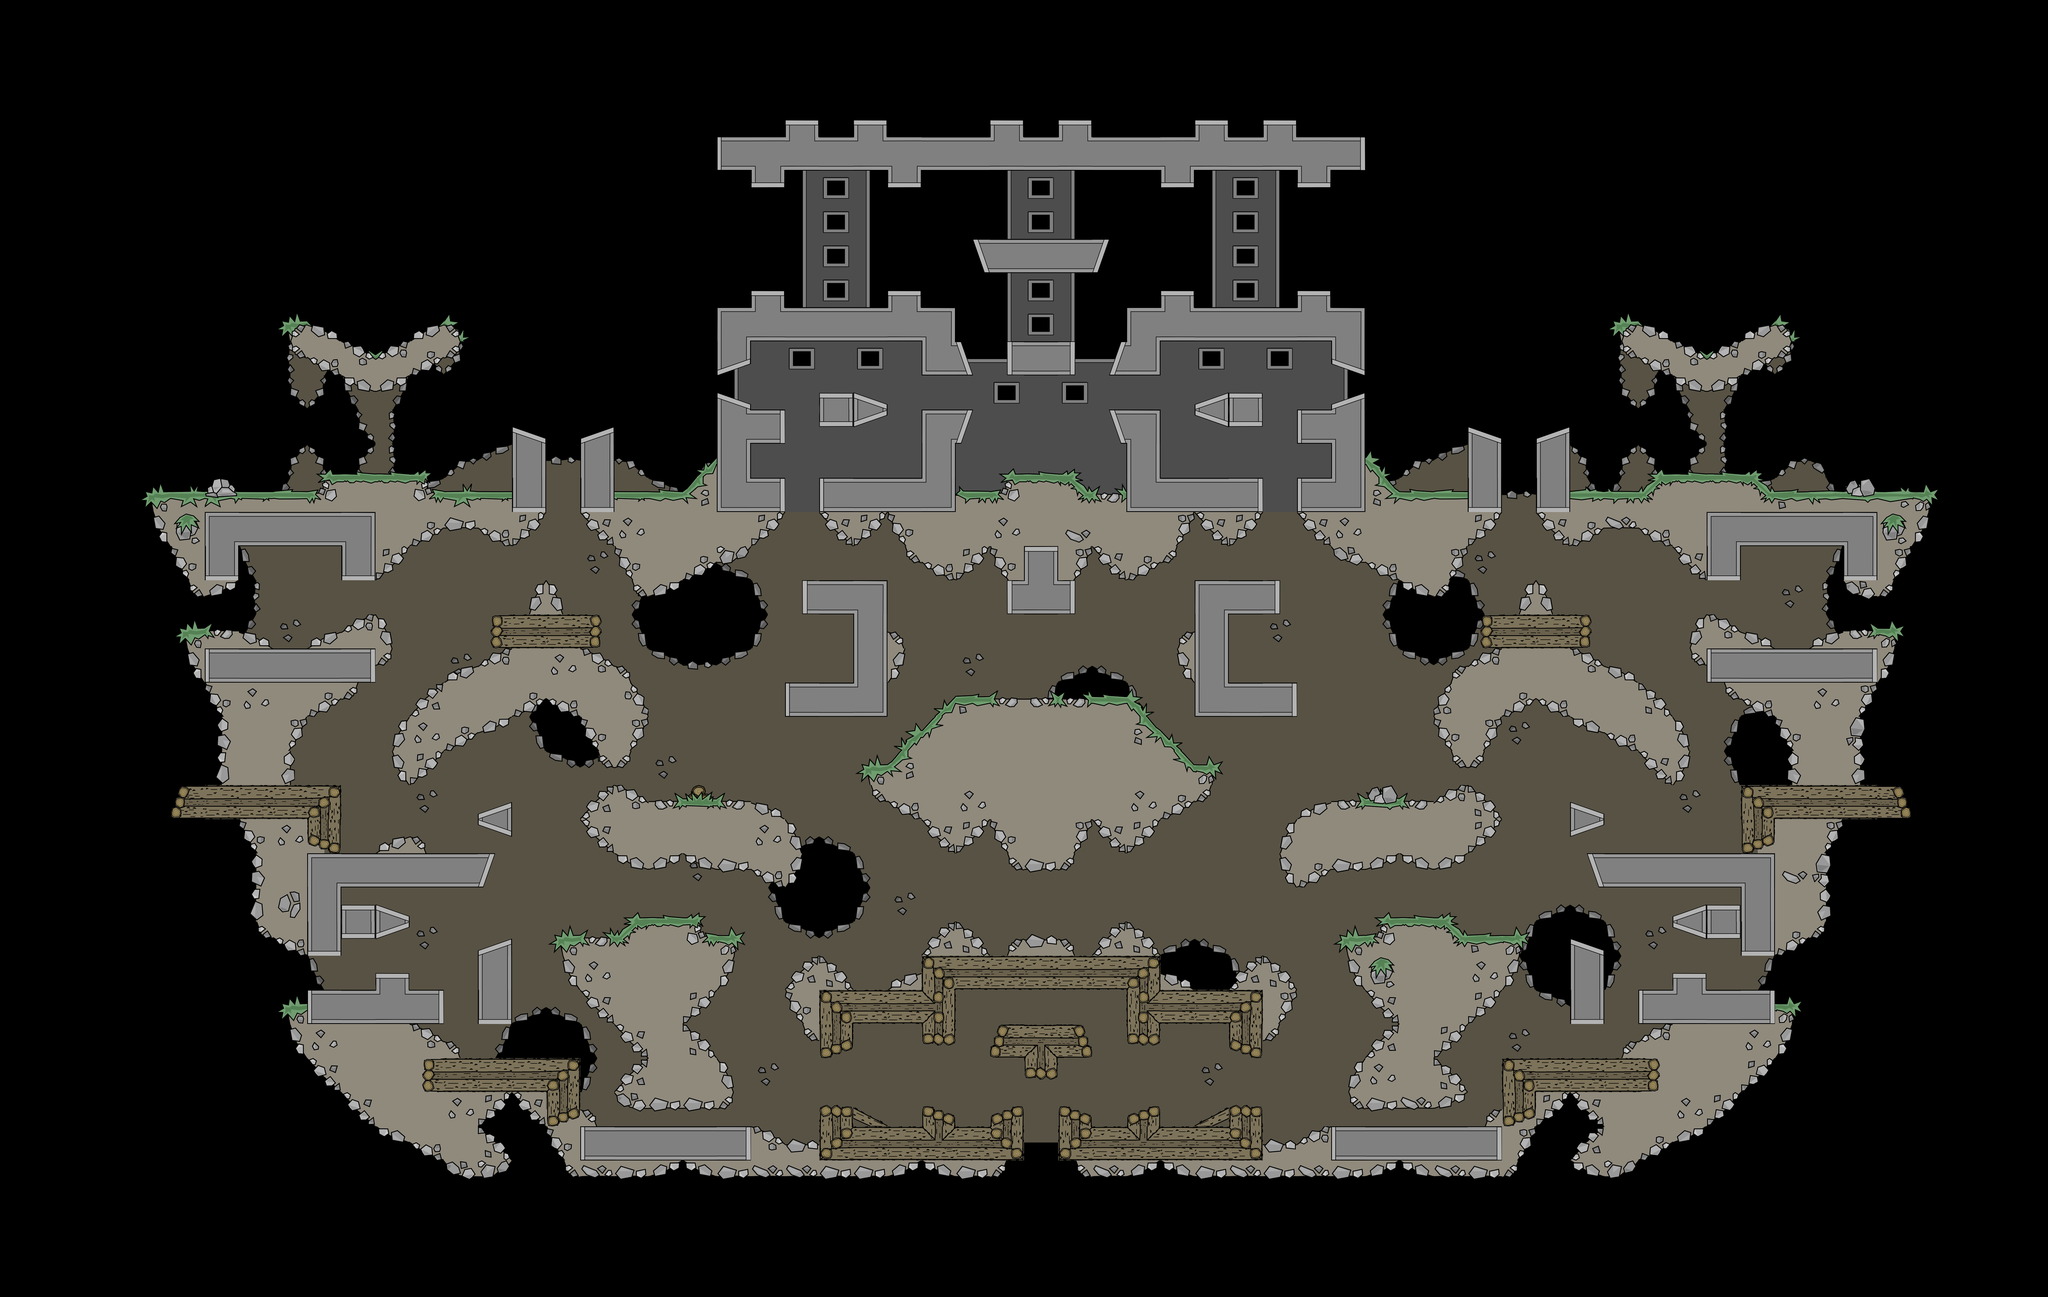

Rendered tile map (Tiled .tmx) drawn with the repository's tilesets; below, a short description and the map source with its tile grids summarised:
An orthogonal 60x38 tile map with 128x128 px tiles, 2 tile layers (tilebg, tile) and 40 objects (2x sp_p_05, 2x spritebg, 2x spritefg, wp_p_00, wp_p_02, ...).

<map version="1.0" orientation="orthogonal" width="60" height="38" tilewidth="128" tileheight="128">
 <tileset firstgid="1" source="t64_new.tsx" />
 <layer name="tilebg" width="60" height="38">
  <data>[2280 cells, 885 non-empty, 37 distinct tile ids]</data>
 </layer>
 <layer name="tile" width="60" height="38">
  <data>[2280 cells, 770 non-empty, 121 distinct tile ids]</data>
 </layer>
 <objectgroup name="objects" width="60" height="38">
  <object name="wp_p_00" x="1245" y="1430">
   <properties>
    <property name="weapon" value="tec9,mp5,uzi" />
   </properties>
  </object>
  <object name="wp_p_02" x="1543" y="1232">
   <properties>
    <property name="weapon" value="fragnade,empnade" />
   </properties>
  </object>
  <object name="wp_p_05" x="2889" y="1936">
   <properties>
    <property name="weapon" value="rg6" />
   </properties>
  </object>
  <object name="wp_p_07" x="2245" y="862">
   <properties>
    <property name="weapon" value="tavor,ak47" />
   </properties>
  </object>
  <object name="sp_p_00" x="1016" y="1431" />
  <object name="sp_p_01" x="340" y="826" />
  <object name="sp_p_02" x="2873" y="1412" />
  <object name="sp_p_11" x="2497" y="1902" />
  <object name="sp_p_04" x="1957" y="1223" />
  <object name="sp_p_05" x="1410" y="1911" />
  <object name="sp_p_05" x="1056" y="760" />
  <object name="sp_p_06" x="2327" y="111" />
  <object name="wp_p_12" x="3308" y="1428">
   <properties>
    <property name="weapon" value="tavor,mp5" />
   </properties>
  </object>
  <object name="wp_p_20" x="2359" y="1230">
   <properties>
    <property name="weapon" value="fragnade,empnade" />
   </properties>
  </object>
  <object name="wp_p_21" x="1950" y="1711">
   <properties>
    <property name="weapon" value="minigun" />
   </properties>
  </object>
  <object name="sp_p_12" x="2846" y="752" />
  <object name="sp_p_13" x="1566" y="109" />
  <object name="wp_p_11" x="1950" y="185">
   <properties>
    <property name="weapon" value="emp,flame,machete" />
   </properties>
  </object>
  <object name="wp_p_14" x="1663" y="855">
   <properties>
    <property name="weapon" value="tavor,ak47" />
   </properties>
  </object>
  <object name="wp_p_15" x="3360" y="1148">
   <properties>
    <property name="weapon" value="m16,xm8" />
   </properties>
  </object>
  <object name="wp_p_16" x="1022" y="1929">
   <properties>
    <property name="weapon" value="rg6" />
   </properties>
  </object>
  <object name="wp_p_17" x="596" y="1430">
   <properties>
    <property name="weapon" value="tavor,mp5" />
   </properties>
  </object>
  <object name="wp_p_18" x="2662" y="1443">
   <properties>
    <property name="weapon" value="tec9,mp5,uzi" />
   </properties>
  </object>
  <object name="wp_p_24" x="539" y="1142">
   <properties>
    <property name="weapon" value="m16,xm8" />
   </properties>
  </object>
  <object name="sp_p_26" x="3541" y="807" />
  <object name="wp_p_27" x="-12" y="-322">
   <properties>
    <property name="weapon" value="boosttank" />
   </properties>
  </object>
  <object name="wp_p_30" x="1951" y="1890">
   <properties>
    <property name="weapon" value="smaw,m93ba" />
   </properties>
  </object>
  <object name="wp_p_32" x="3195" y="606">
   <properties>
    <property name="weapon" value="m14" />
   </properties>
  </object>
  <object name="wp_p_36" x="708" y="599">
   <properties>
    <property name="weapon" value="m14" />
   </properties>
  </object>
  <object name="wp_p_35" x="1246" y="846">
   <properties>
    <property name="weapon" value="shotgun" />
   </properties>
  </object>
  <object name="wp_p_40" x="1952" y="415">
   <properties>
    <property name="weapon" value="boosttank,healthpack" />
   </properties>
  </object>
  <object name="wp_p_41" x="1957" y="1257">
   <properties>
    <property name="weapon" value="boosttank,healthpack,riot" />
   </properties>
  </object>
  <object name="wp_p_43" x="2656" y="853">
   <properties>
    <property name="weapon" value="shotgun" />
   </properties>
  </object>
  <object name="wp_p_44" x="2335" y="481">
   <properties>
    <property name="weapon" value="gasnade,empnade,proxynade" />
   </properties>
  </object>
  <object name="wp_p_45" x="1566" y="481">
   <properties>
    <property name="weapon" value="gasnade,empnade,proxynade" />
   </properties>
  </object>
  <object name="wp_p_46" x="1957" y="827">
   <properties>
    <property name="weapon" value="xm8,rg6,minigun" />
   </properties>
  </object>
  <object name="spritebg" x="392" y="822">
   <properties>
    <property name="sprite" value="palmTree" />
   </properties>
  </object>
  <object name="spritebg" x="3506" y="810">
   <properties>
    <property name="sprite" value="palmTree" />
   </properties>
  </object>
  <object name="spritefg" x="3138" y="878">
   <properties>
    <property name="sprite" value="bushPalm" />
   </properties>
  </object>
  <object name="spritefg" x="766" y="878">
   <properties>
    <property name="sprite" value="bushPalm" />
   </properties>
  </object>
 </objectgroup>
</map>
